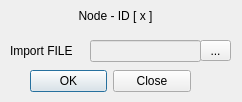
<?xml version="1.0" encoding="UTF-8"?>
<ui version="4.0">
 <class>Dialog</class>
 <widget class="QDialog" name="Dialog">
  <property name="geometry">
   <rect>
    <x>0</x>
    <y>0</y>
    <width>242</width>
    <height>102</height>
   </rect>
  </property>
  <property name="windowTitle">
   <string>Dialog</string>
  </property>
  <widget class="QWidget" name="widget" native="true">
   <property name="geometry">
    <rect>
     <x>0</x>
     <y>0</y>
     <width>241</width>
     <height>101</height>
    </rect>
   </property>
   <widget class="QWidget" name="verticalLayoutWidget">
    <property name="geometry">
     <rect>
      <x>0</x>
      <y>0</y>
      <width>231</width>
      <height>31</height>
     </rect>
    </property>
    <layout class="QVBoxLayout" name="verticalLayout">
     <item>
      <widget class="QLabel" name="label_node_id">
       <property name="text">
        <string>Node - ID [ x ]</string>
       </property>
       <property name="alignment">
        <set>Qt::AlignCenter</set>
       </property>
      </widget>
     </item>
    </layout>
   </widget>
   <widget class="QDialogButtonBox" name="button_save_dof">
    <property name="geometry">
     <rect>
      <x>30</x>
      <y>70</y>
      <width>161</width>
      <height>23</height>
     </rect>
    </property>
    <property name="standardButtons">
     <set>QDialogButtonBox::Close|QDialogButtonBox::Ok</set>
    </property>
   </widget>
   <widget class="QWidget" name="verticalLayoutWidget_2">
    <property name="geometry">
     <rect>
      <x>10</x>
      <y>40</y>
      <width>71</width>
      <height>21</height>
     </rect>
    </property>
    <layout class="QVBoxLayout" name="verticalLayout_2">
     <item>
      <widget class="QLabel" name="label_2">
       <property name="text">
        <string>Import FILE</string>
       </property>
      </widget>
     </item>
    </layout>
   </widget>
   <widget class="QWidget" name="verticalLayoutWidget_3">
    <property name="geometry">
     <rect>
      <x>90</x>
      <y>40</y>
      <width>111</width>
      <height>22</height>
     </rect>
    </property>
    <layout class="QVBoxLayout" name="verticalLayout_3">
     <item>
      <widget class="QLineEdit" name="line_file_name">
       <property name="enabled">
        <bool>false</bool>
       </property>
      </widget>
     </item>
    </layout>
   </widget>
   <widget class="QToolButton" name="toolButton_import">
    <property name="geometry">
     <rect>
      <x>200</x>
      <y>40</y>
      <width>31</width>
      <height>21</height>
     </rect>
    </property>
    <property name="text">
     <string>...</string>
    </property>
   </widget>
  </widget>
 </widget>
 <resources/>
 <connections/>
</ui>
